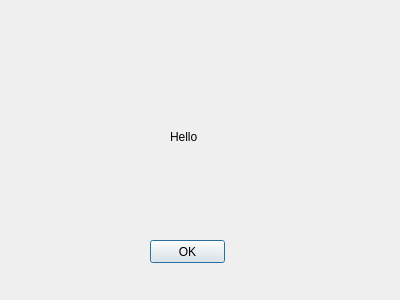
<?xml version="1.0" encoding="UTF-8"?>
<ui version="4.0">
 <class>HuongDanSuDung</class>
 <widget class="QDialog" name="HuongDanSuDung">
  <property name="geometry">
   <rect>
    <x>0</x>
    <y>0</y>
    <width>400</width>
    <height>300</height>
   </rect>
  </property>
  <property name="windowTitle">
   <string>Dialog</string>
  </property>
  <widget class="QLabel" name="label">
   <property name="geometry">
    <rect>
     <x>170</x>
     <y>130</y>
     <width>47</width>
     <height>13</height>
    </rect>
   </property>
   <property name="text">
    <string>Hello</string>
   </property>
  </widget>
  <widget class="QPushButton" name="pushButton">
   <property name="geometry">
    <rect>
     <x>150</x>
     <y>240</y>
     <width>75</width>
     <height>23</height>
    </rect>
   </property>
   <property name="text">
    <string>OK</string>
   </property>
  </widget>
 </widget>
 <resources/>
 <connections/>
</ui>
